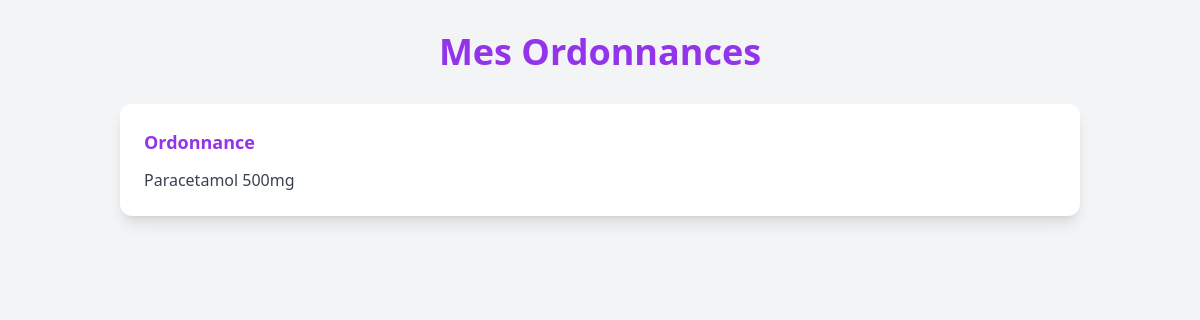
The app's page /templates/patient/ordonnances_patient.php, older data.
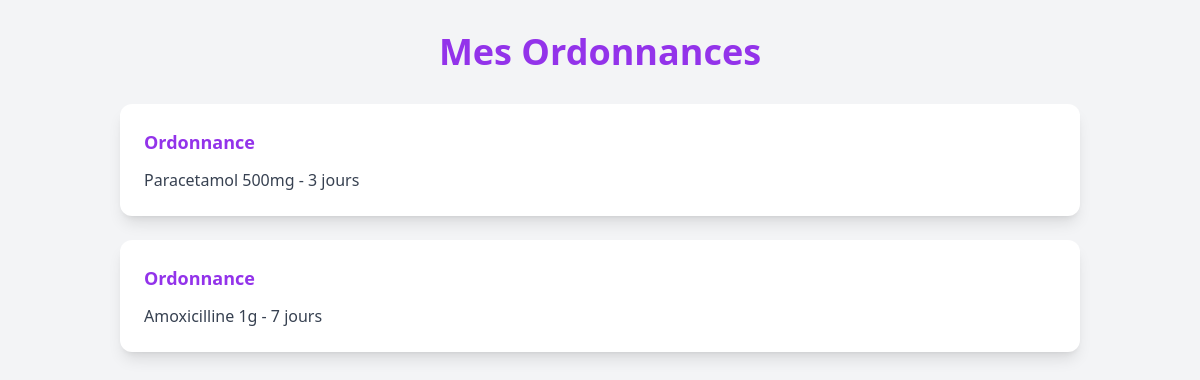
The same page, newer data.
### tables this page shows
CREATE TABLE ordonnance (
    id INT AUTO_INCREMENT PRIMARY KEY,
    contenu TEXT NOT NULL,
    dateCreation DATETIME DEFAULT CURRENT_TIMESTAMP,
    rendezVous_id INT NOT NULL,
    FOREIGN KEY (rendezVous_id) REFERENCES rendezvous(id)
);

### templates/patient/ordonnances_patient.php (the view, shortened to what this page needs)
<?php
require '../../config/database.php';
$patientId = 1;
$sql = "
SELECT
    ordonnance.contenu,
    ordonnance.dateCreation
FROM ordonnance
JOIN rendezvous
    ON ordonnance.rendezVous_id = rendezvous.id
WHERE rendezvous.patient_id = ?
";
$stmt = $pdo->prepare($sql);
$stmt->execute([$patientId]);
$ordonnances = $stmt->fetchAll(PDO::FETCH_ASSOC);
?>
<!DOCTYPE html>
<html>
<head>
<script src="https://cdn.tailwindcss.com"></script>
</head>
<body class="bg-gray-100">
<div class="max-w-5xl mx-auto p-8">
<h1 class="text-4xl font-bold text-center text-purple-600 mb-8">
Mes Ordonnances
</h1>
<div class="grid gap-6">
<?php foreach($ordonnances as $o): ?>
<div class="bg-white p-6 rounded-xl shadow-lg">
<h2 class="font-bold text-lg text-purple-600 mb-3">
Ordonnance
</h2>
<p class="text-gray-700">
<?= $o['contenu']; ?>
</p>
</div>
<?php endforeach; ?>
</div>
</div>
</body>
</html>

Row changes from the older to the newer data that the page shows:
changed ordonnance: contenu "Paracetamol 500mg" → "Paracetamol 500mg - 3 jours"
added ordonnance: contenu "Amoxicilline 1g - 7 jours"
